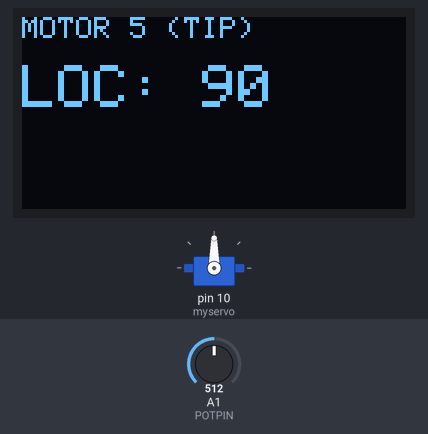
Bench run of a sketch on a simulated Arduino Uno, built with avr-gcc and run on an emulated ATmega328P. Shown: 128×64 one-colour display, servo. Inputs (shaded band) come from the test bench; at power-on: A1 (POTPIN) = 512. What the sketch prints to the serial monitor is not drawn.

Above: at 1.2 s.
1.3 s: A1 (POTPIN) set to 527
At 1.6 s:
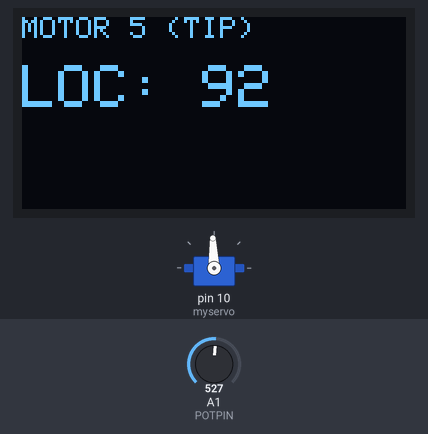
2.8 s: A1 (POTPIN) set to 550
At 3.1 s:
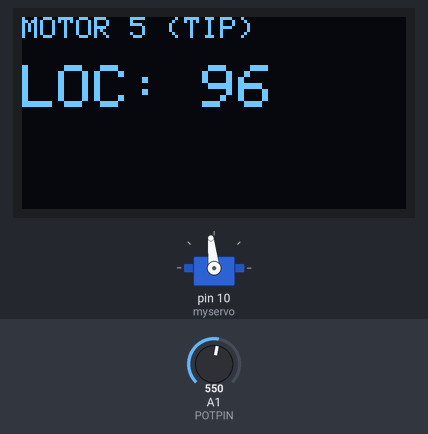
4.3 s: A1 (POTPIN) set to 577
At 4.7 s:
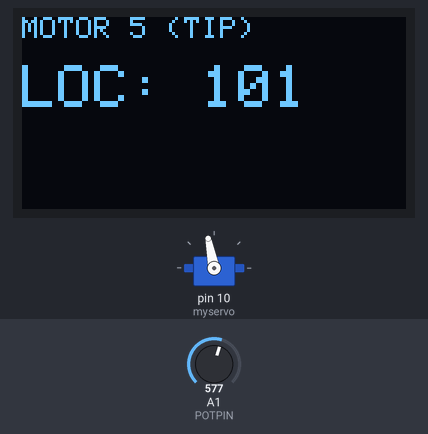
5.8 s: A1 (POTPIN) set to 981
At 6.9 s:
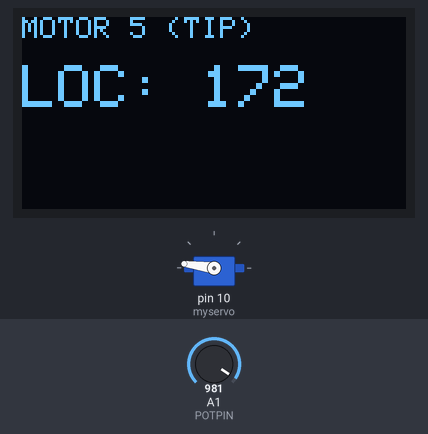
7.3 s: A1 (POTPIN) set to 1007
At 8.0 s:
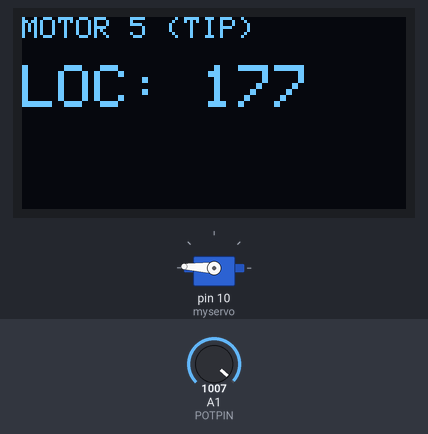
8.8 s: A1 (POTPIN) set to 306
At 9.7 s:
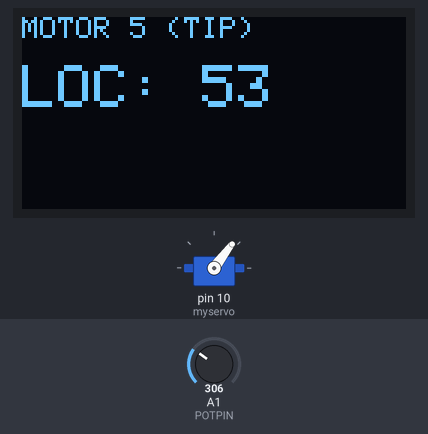
Timing chart, 0 to 11.3 s (numbered marks = the images above; inputs shaded):
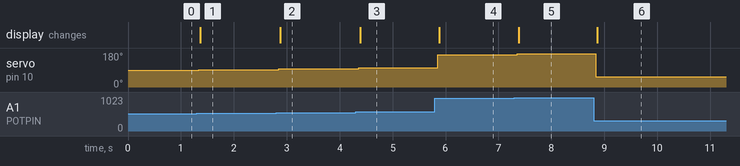

Measured:
- the behaviour switches between 517 and 518 on A1 (POTPIN) (found by bisection; images 0 and 1)
- after the input at 1.3 s, servo on pin 10 (myservo): 90° → 92° at once; the display: changes after 0.07 s (image 1)
- after the input at 2.8 s, servo on pin 10 (myservo): 92° → 96° after 0.05 s; the display: changes after 0.08 s (image 2)
- after the input at 4.3 s, servo on pin 10 (myservo): 96° → 101° after 0.06 s; the display: changes after 0.09 s (image 3)
- after the input at 5.8 s, servo on pin 10 (myservo): 101° → 172° after 0.06 s; the display: changes after 0.08 s (image 4)
- after the input at 7.3 s, servo on pin 10 (myservo): 172° → 177° after 0.05 s; the display: changes after 0.08 s (image 5)
- after the input at 8.8 s, servo on pin 10 (myservo): 177° → 53° at once; the display: changes after 0.06 s (image 6)

The sketch:

potiential_display.ino
```cpp
// Display
#include <SPI.h>
#include <Wire.h>
#include <Adafruit_GFX.h>
#include <Adafruit_SSD1306.h>

#define OLED_RESET 4
Adafruit_SSD1306 display(OLED_RESET);

// Motors
#include<Servo.h>
Servo myservo;

int pos = 45;
// motor 5 (Pin 10)
// Max Angle 90 Min Angle 0
// motor 4 (Pin 9)
// Max Angle 90 Min Angle 0
// motor 3 (Pin 6)
// Max Angle 120 Min Angle 45
// motor 2 (Pin 5)
// Max Angle 140 Min Angle 40 (ideal 80)
// motor 1 (Pin 3)
// Max Angle 140 Min Angle 40
int maxAngle = 90;
int minAngle = 0;

int testingSpeed = 50;

// Potentiometer
int POTPIN = A1;
int potcontrol = 0;


void setup()
{
  //Display
  display.begin(SSD1306_SWITCHCAPVCC, 0x3C);
  display.clearDisplay();

  Serial.begin(9600);
  myservo.attach(10);
}

void loop()
{

  // for (pos = maxAngle; pos >= minAngle; pos -=1 ){
  // myservo.write(pos);
  // delay(testingSpeed);
  // Serial.print("Servo position: ");
  // Serial.println(pos);
  // }

  potcontrol = analogRead(POTPIN);
  Serial.print("Potentiometer position: ");
  Serial.println(potcontrol);     // Print to Serial Monitor
  pos = float( potcontrol)/1024*180;
  Serial.print(" position: ");
  Serial.println(pos);     // Print to Serial Monitor
  myservo.write(pos);

  display.clearDisplay();
  // Print "motor 5" in normal size
  display.setTextSize(1);               // Header size
  display.setTextColor(SSD1306_WHITE);
  display.setCursor(0, 0);
  display.println(F("MOTOR 5 (TIP)"));
  // Print "90" in double size
  display.setTextSize(2);               // Double size
  display.setCursor(0, 16);             // Lower position
  display.print(F("LOC: "));
  display.println(pos);
  display.display();
}
```
